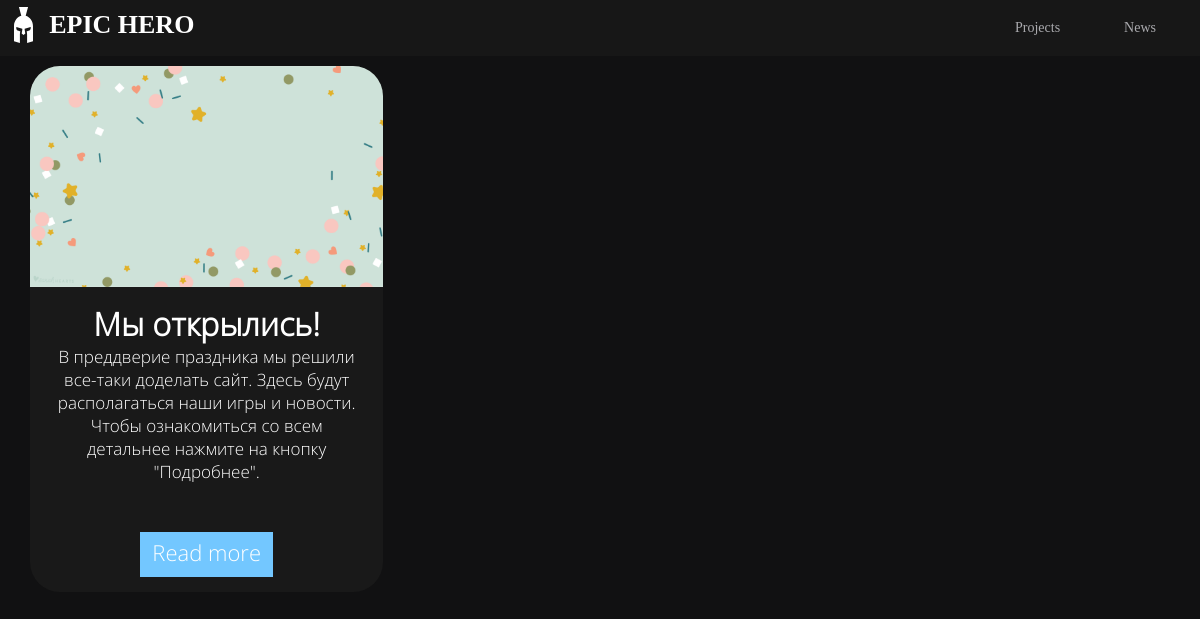
Before: /news/ with the older database file.
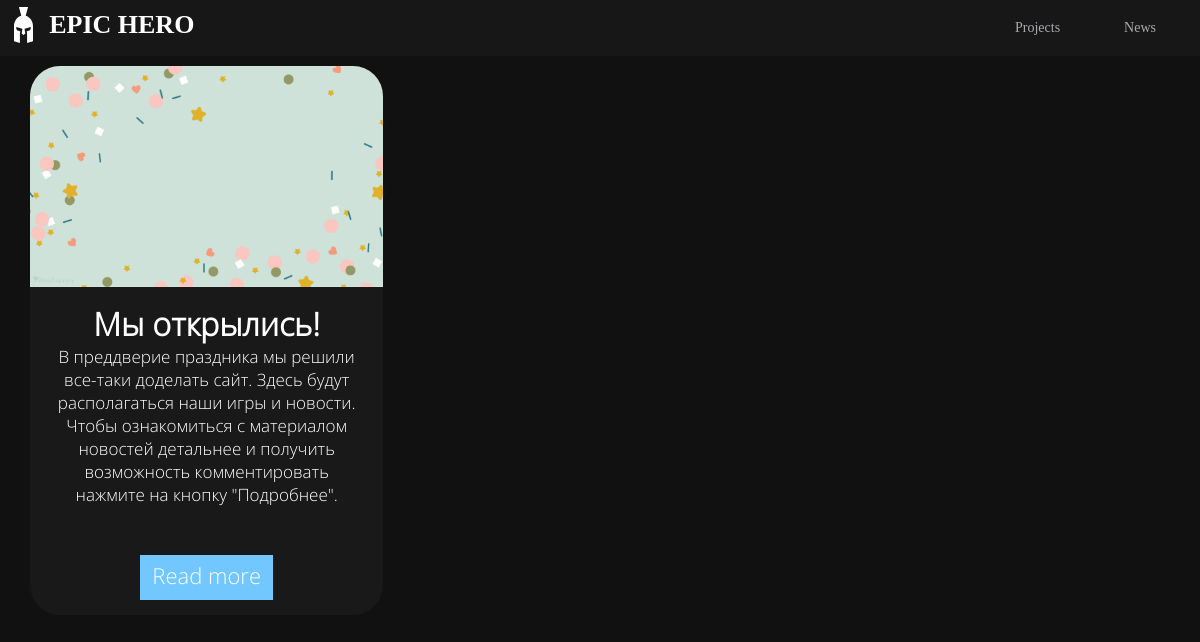
After: the same page with the newer database file.
### news/models.py (models this page shows, shortened)
class Post(models.Model):
    title = models.CharField(max_length=200)
    date = models.CharField(max_length=100, null=True)
    img = models.ImageField(upload_to='images/', null=True)
    body = models.TextField()
    startPage = models.TextField(null=True)

### news/views.py (the view)
# urls.py: path('news/', BlogListView.as_view(), name='news'),
class BlogListView(ListView):
    model = Post
    template_name = 'post_list.html'

### news/templates/post_list.html (shortened to what this page needs)
{% extends "base.html" %}
{% load static %}
{% block content %}
<div class="projects">
  {% for post in object_list %}
  <div class="post">
    <img src="{{ post.img.url }}">
    <div class="post-content">
        <h1>{{ post.title }}</h1>
        <p>{{ post.startPage }}</p><br><br>
        <div class="load"><a href="{% url 'post_detail' post.pk %}">Read more</a></div>
    </div>
  </div>
  {% endfor %}
</div>
{% endblock %}

Changed rows visible on the page:
changed Post "Мы открылись!": startPage "…и новости. Чтобы ознакомиться со всем детальнее нажмите на кнопку \"Подробнее\"." → "…и новости. Чтобы ознакомиться с материалом новостей детальнее и получить возможность комментировать нажмите на кнопку \"Подробнее\"."
